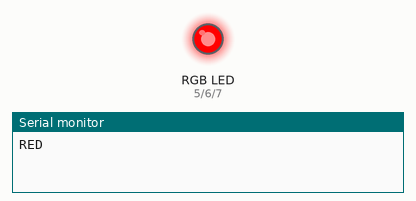
The sketch below on a simulated Arduino Uno, built with avr-gcc and run on an emulated ATmega328P. On the bench: an RGB LED mixed from three pins (HIGH = lit), the last lines printed to the serial monitor.

Above: at 0.5 s.
At 1.5 s:
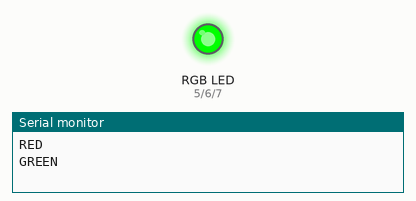
At 2.5 s:
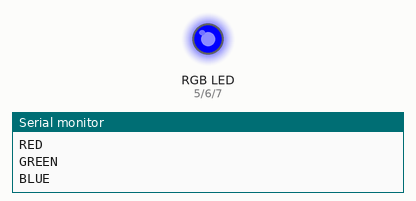
At 3.5 s:
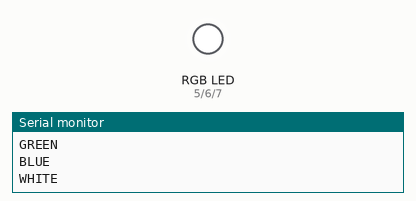
Timing chart, 0 to 5.2 s (numbered marks = the images above):
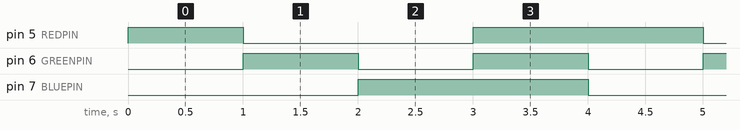

Measured:
- by itself, pin 5 (REDPIN): repeats every 4.0 s: LOW 2.0 s, HIGH 2.0 s
- by itself, pin 6 (GREENPIN): alternates HIGH for 1.0 s and LOW for 1.0 s
- by itself, pin 7 (BLUEPIN): alternates HIGH for 2.0 s and LOW for 2.0 s

The sketch:

ledStrip_screen.ino
```cpp
// color swirl! connect an RGB LED to the PWM pins as indicated
// in the #defines
// public domain, enjoy!

#define REDPIN 5
#define GREENPIN 6
#define BLUEPIN 7
unsigned int incomingByte = 0; // for incoming serial data

void setup() {
  Serial.begin(9600); //Ustawienie prędkości transmisji
  pinMode(REDPIN, OUTPUT);
  pinMode(GREENPIN, OUTPUT);
  pinMode(BLUEPIN, OUTPUT);

}

void setLedColor(
  unsigned int red,
  unsigned int green,
  unsigned int blue
) {


  // Serial.println(green);
  // Serial.println(blue);
  analogWrite(REDPIN, red);// 1 - niebieski
  analogWrite(GREENPIN, green);// 2 - czerwony
  analogWrite(BLUEPIN, blue);// 3 - zielony
}
// db8c3d
#define DELAY 1000
void loop() {
  setLedColor(0xFF, 0x00, 0x00); Serial.println("RED"); delay(DELAY);
  setLedColor(0x00, 0xFF, 0x00); Serial.println("GREEN");  delay(DELAY);
  setLedColor(0x00, 0x00, 0xFF); Serial.println("BLUE");  delay(DELAY);
  setLedColor(0xFF, 0xFF, 0xFF); Serial.println("WHITE");  delay(DELAY);
}
```
